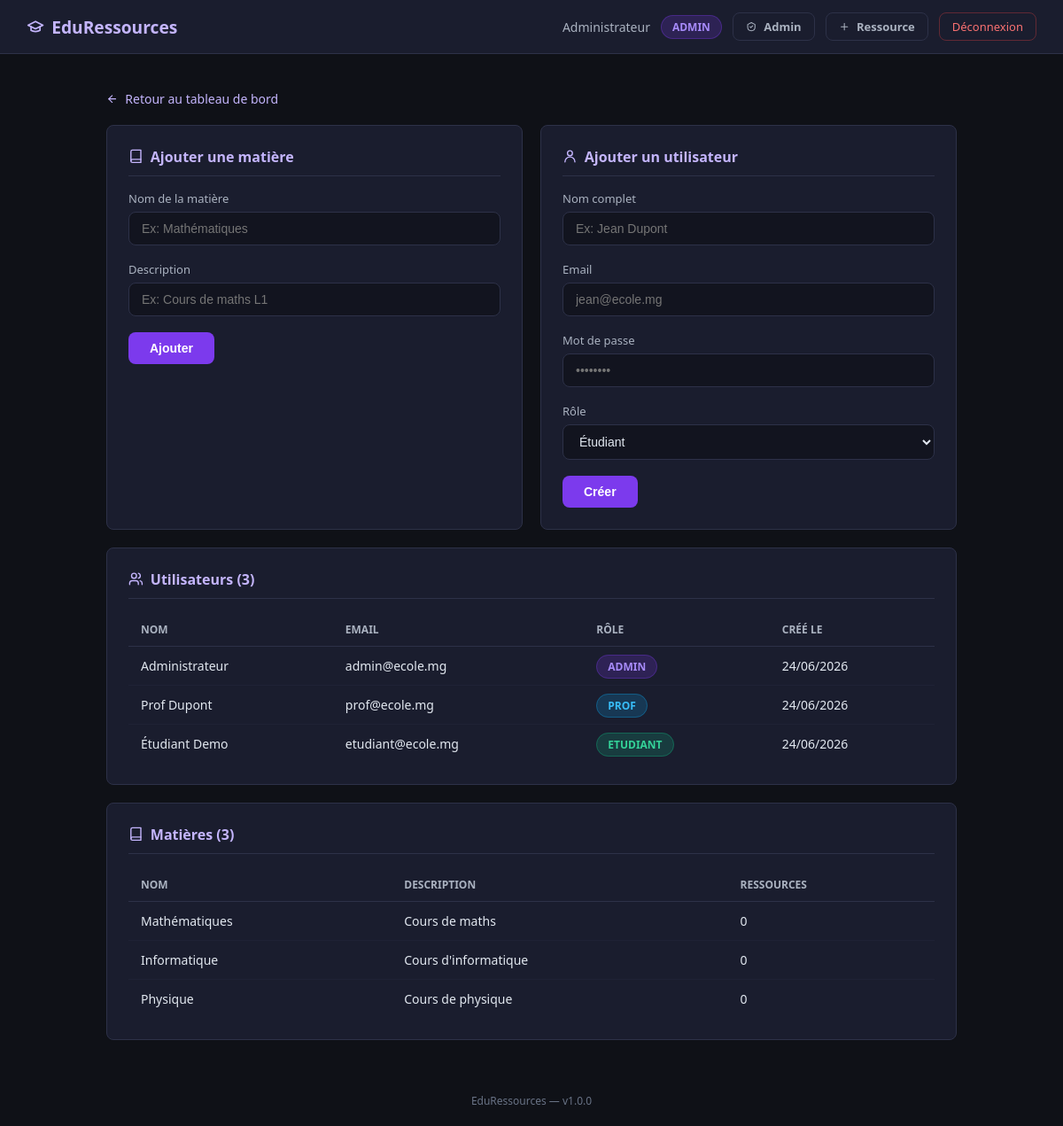
The page /admin (signed in) on the database its author committed.
### app/app.py (models this page shows)
class User(UserMixin, db.Model):
    id = db.Column(db.Integer, primary_key=True)
    nom = db.Column(db.String(100), nullable=False)
    email = db.Column(db.String(150), unique=True, nullable=False)
    password = db.Column(db.String(200), nullable=False)
    role = db.Column(db.String(20), nullable=False, default='etudiant')
    date_creation = db.Column(db.DateTime, default=datetime.utcnow)

class Matiere(db.Model):
    id = db.Column(db.Integer, primary_key=True)
    nom = db.Column(db.String(100), nullable=False)
    description = db.Column(db.String(200))
    ressources = db.relationship('Ressource', backref='matiere', lazy=True)

### app/app.py (the view)
@app.route('/admin')
@login_required
def admin():
    if current_user.role != 'admin':
        flash('Accès refusé.', 'danger')
        return redirect(url_for('dashboard'))
    users = User.query.all()
    matieres = Matiere.query.all()
    return render_template('admin.html', users=users, matieres=matieres, version=APP_VERSION)

### app/app.py (called while the page is built)
@login_manager.user_loader
def load_user(user_id):
    return User.query.get(int(user_id))

### app/templates/admin.html (shortened to what this page needs)
{% extends 'base.html' %}
{% block content %}
<div class="section-page">
    <a href="{{ url_for('dashboard') }}" class="back-link">
        <svg class="icon icon-sm" viewBox="0 0 24 24" aria-hidden="true">
            <path d="M19 12H5"></path>
            <path d="m12 19-7-7 7-7"></path>
        </svg>
        Retour au tableau de bord
    </a>
    <div class="admin-grid">
        <div class="card">
            <div class="card-title">
                <svg class="icon" viewBox="0 0 24 24" aria-hidden="true">
                    <path d="M4 19.5A2.5 2.5 0 0 1 6.5 17H20"></path>
                    <path d="M4 4.5A2.5 2.5 0 0 1 6.5 2H20v20H6.5A2.5 2.5 0 0 1 4 19.5v-15Z"></path>
                </svg>
                Ajouter une matière
            </div>
            <form method="POST" action="{{ url_for('ajouter_matiere') }}">
                <div class="form-group">
                    <label for="matiere_nom">Nom de la matière</label>
                    <input type="text" id="matiere_nom" name="nom" placeholder="Ex: Mathématiques" required>
                </div>
                <div class="form-group">
                    <label for="matiere_description">Description</label>
                    <input type="text" id="matiere_description" name="description" placeholder="Ex: Cours de maths L1">
                </div>
                <button type="submit" class="btn btn-primary">Ajouter</button>
            </form>
        </div>
        <div class="card">
            <div class="card-title">
                <svg class="icon" viewBox="0 0 24 24" aria-hidden="true">
                    <path d="M20 21a8 8 0 0 0-16 0"></path>
                    <circle cx="12" cy="7" r="4"></circle>
                </svg>
                Ajouter un utilisateur
            </div>
            <form method="POST" action="{{ url_for('ajouter_user') }}">
                <div class="form-group">
                    <label for="user_nom">Nom complet</label>
                    <input type="text" id="user_nom" name="nom" placeholder="Ex: Jean Dupont" required>
                </div>
                <div class="form-group">
                    <label for="user_email">Email</label>
                    <input type="email" id="user_email" name="email" placeholder="jean@ecole.mg" required>
                </div>
                <div class="form-group">
                    <label for="user_password">Mot de passe</label>
                    <input type="password" id="user_password" name="password" placeholder="••••••••" required>
                </div>
                <div class="form-group">
                    <label for="user_role">Rôle</label>
                    <select id="user_role" name="role">
                        <option value="etudiant">Étudiant</option>
                    </select>
                </div>
                <button type="submit" class="btn btn-primary">Créer</button>
            </form>
        </div>
    </div>
    <div class="card">
        <div class="card-title">
            <svg class="icon" viewBox="0 0 24 24" aria-hidden="true">
                <path d="M16 21v-2a4 4 0 0 0-4-4H6a4 4 0 0 0-4 4v2"></path>
                <circle cx="9" cy="7" r="4"></circle>
                <path d="M22 21v-2a4 4 0 0 0-3-3.9"></path>
                <path d="M16 3.1a4 4 0 0 1 0 7.8"></path>
            </svg>
            Utilisateurs ({{ users|length }})
        </div>
        <div class="table-scroll">
        <table class="table">
            <thead>
                <tr>
                    <th>Nom</th>
                    <th>Email</th>
                    <th>Rôle</th>
                    <th>Créé le</th>
                </tr>
            </thead>
            <tbody>
                {% for user in users %}
                <tr>
                    <td>{{ user.nom }}</td>
                    <td class="table-muted">{{ user.email }}</td>
                    <td><span class="badge-role role-{{ user.role }}">{{ user.role }}</span></td>
                    <td class="table-muted">{{ user.date_creation.strftime('%d/%m/%Y') }}</td>
                </tr>
                {% endfor %}
            </tbody>
        </table>
        </div>
    </div>
    <div class="card">
        <div class="card-title">
            <svg class="icon" viewBox="0 0 24 24" aria-hidden="true">
                <path d="M4 19.5A2.5 2.5 0 0 1 6.5 17H20"></path>
                <path d="M4 4.5A2.5 2.5 0 0 1 6.5 2H20v20H6.5A2.5 2.5 0 0 1 4 19.5v-15Z"></path>
            </svg>
            Matières ({{ matieres|length }})
        </div>
        <div class="table-scroll">
        <table class="table">
            <thead>
                <tr>
                    <th>Nom</th>
                    <th>Description</th>
                    <th>Ressources</th>
                </tr>
            </thead>
            <tbody>
                {% for matiere in matieres %}
                <tr>
                    <td>{{ matiere.nom }}</td>
                    <td class="table-muted">{{ matiere.description or '—' }}</td>
                    <td class="table-accent">{{ matiere.ressources|length }}</td>
                </tr>
                {% endfor %}
            </tbody>
        </table>
        </div>
    </div>
</div>
{% endblock %}

### app/templates/base.html (shortened to what this page needs)
<!DOCTYPE html>
<html lang="fr">
<head>
    <link rel="stylesheet" href="{{ url_for('static', filename='style.css') }}">
</head>
<body>
{% if current_user.is_authenticated %}
<nav class="navbar">
    <a href="{{ url_for('dashboard') }}" class="navbar-brand">
        <svg class="icon" viewBox="0 0 24 24" aria-hidden="true">
            <path d="M22 10 12 5 2 10l10 5 10-5Z"></path>
            <path d="M6 12v5c3 2 9 2 12 0v-5"></path>
        </svg>
        EduRessources
    </a>
    <div class="navbar-info">
        <span class="navbar-user">{{ current_user.nom }}</span>
        <span class="badge-role role-{{ current_user.role }}">{{ current_user.role }}</span>
        {% if current_user.role == 'admin' %}
        <a href="{{ url_for('admin') }}" class="btn-secondary btn btn-small">
            <svg class="icon icon-sm" viewBox="0 0 24 24" aria-hidden="true">
                <path d="M12 3 4 7v6c0 5 3.4 7.4 8 8 4.6-.6 8-3 8-8V7l-8-4Z"></path>
                <path d="M9 12l2 2 4-4"></path>
            </svg>
            Admin
        </a>
        {% endif %}
        {% if current_user.role in ['prof', 'admin'] %}
        <a href="{{ url_for('ajouter_ressource') }}" class="btn-secondary btn btn-small">
            <svg class="icon icon-sm" viewBox="0 0 24 24" aria-hidden="true">
                <path d="M12 5v14"></path>
                <path d="M5 12h14"></path>
            </svg>
            Ressource
        </a>
        {% endif %}
        <a href="{{ url_for('logout') }}" class="btn-logout">Déconnexion</a>
    </div>
</nav>
{% endif %}
<div class="container">
    {% block content %}{% endblock %}
</div>
<div class="footer">EduRessources — v{{ version if version is defined else '1.0.0' }}</div>
</body>
</html>

### app/static/style.css (style rules this page uses)
:root { --bg: #0f1117; --surface: #1a1d2e; --surface-raised: #202438; --surface-subtle: #12141f; --border: #2d3148; --text: #e2e8f0; --text-muted: #aab2c0; --text-soft: #8b95a7; --primary: #8b5cf6; --primary-strong: #7c3aed; --primary-soft: #7c3aed22; --success: #34d399; --danger: #f87171; --focus: #fbbf24; }
* { margin: 0; padding: 0; box-sizing: border-box; }
body { font-family: 'Segoe UI', sans-serif; background: var(--bg); color: var(--text); min-height: 100vh; }
.icon { width: 1.05em; height: 1.05em; flex: 0 0 auto; stroke: currentColor; stroke-width: 2; stroke-linecap: round; stroke-linejoin: round; fill: none; }
.icon-sm { width: 0.95em; height: 0.95em; }
.section-page { margin-top: 30px; }
.navbar { background: var(--surface); padding: 14px 30px; display: flex; justify-content: space-between; align-items: center; gap: 16px; border-bottom: 1px solid var(--border); position: sticky; top: 0; z-index: 100; }
.navbar-brand { font-size: 1.2rem; font-weight: 700; color: #c4b5fd; text-decoration: none; display: inline-flex; align-items: center; gap: 8px; white-space: nowrap; }
.navbar-info { display: flex; align-items: center; justify-content: flex-end; gap: 12px; flex-wrap: wrap; }
.navbar-user { font-size: 14px; color: var(--text-muted); }
.badge-role { padding: 4px 12px; border-radius: 20px; font-size: 12px; font-weight: 600; text-transform: uppercase; }
.role-admin { background: #7c3aed33; color: #a78bfa; border: 1px solid #7c3aed55; }
.role-prof { background: #0ea5e933; color: #38bdf8; border: 1px solid #0ea5e955; }
.role-etudiant { background: #10b98133; color: #34d399; border: 1px solid #10b98155; }
.btn-logout { background: transparent; border: 1px solid #ef444455; color: var(--danger); padding: 6px 14px; border-radius: 8px; cursor: pointer; font-size: 13px; text-decoration: none; transition: all 0.2s; }
.container { max-width: 1000px; margin: 40px auto; padding: 0 20px; }
.card { background: var(--surface); border: 1px solid var(--border); border-radius: 8px; padding: 24px; margin-bottom: 20px; }
.card-title { font-size: 1rem; font-weight: 600; color: #c4b5fd; margin-bottom: 16px; padding-bottom: 10px; border-bottom: 1px solid var(--border); display: flex; align-items: center; gap: 8px; }
.form-group { margin-bottom: 18px; }
.form-group label { display: block; font-size: 13px; color: var(--text-muted); margin-bottom: 6px; }
.form-group input, .form-group select, .form-group textarea { width: 100%; background: var(--surface-subtle); border: 1px solid var(--border); border-radius: 8px; padding: 10px 14px; color: var(--text); font-size: 14px; outline: none; transition: border 0.2s; }
.form-group select option { background: var(--surface); }
.btn { padding: 10px 24px; border-radius: 8px; font-size: 14px; font-weight: 600; cursor: pointer; border: none; transition: all 0.2s; text-decoration: none; display: inline-flex; align-items: center; justify-content: center; gap: 8px; }
.btn-small { padding: 6px 14px; font-size: 13px; }
.btn-primary { background: var(--primary-strong); color: white; }
.btn-secondary { background: transparent; border: 1px solid var(--border); color: var(--text-muted); }
.back-link { display: inline-flex; align-items: center; gap: 8px; color: #c4b5fd; text-decoration: none; font-size: 14px; margin-bottom: 20px; }
.footer { text-align: center; padding: 20px; color: #697386; font-size: 12px; margin-top: 40px; }
.table-scroll { width: 100%; overflow-x: auto; }
.table { width: 100%; border-collapse: collapse; font-size: 14px; }
.table th { text-align: left; padding: 10px 14px; color: var(--text-muted); font-size: 12px; text-transform: uppercase; border-bottom: 1px solid var(--border); }
.table td { padding: 12px 14px; border-bottom: 1px solid #1f2235; color: var(--text); }
.table tr:last-child td { border-bottom: none; }
.admin-grid { display: grid; grid-template-columns: repeat(2, minmax(0, 1fr)); gap: 20px; }
.table-muted { color: var(--text-muted); }
.table-accent { color: #c4b5fd; }

### rows shown on the page
User: nom "Administrateur", role "ADMIN", email "admin@ecole.mg", date_creation "24/06/2026"
User: nom "Prof Dupont", email "prof@ecole.mg", role "PROF", date_creation "24/06/2026"
User: nom "Étudiant Demo", email "etudiant@ecole.mg", role "ETUDIANT", date_creation "24/06/2026"
Matiere: nom "Mathématiques", description "Cours de maths", ressources|length "0"
Matiere: nom "Informatique", description "Cours d'informatique", ressources|length "0"
Matiere: nom "Physique", description "Cours de physique", ressources|length "0"

### other values the page prints
{{ users|length }} "3"
{{ matieres|length }} "3"
{{ version if version is defined else '1.0.0' }} "1.0.0"
